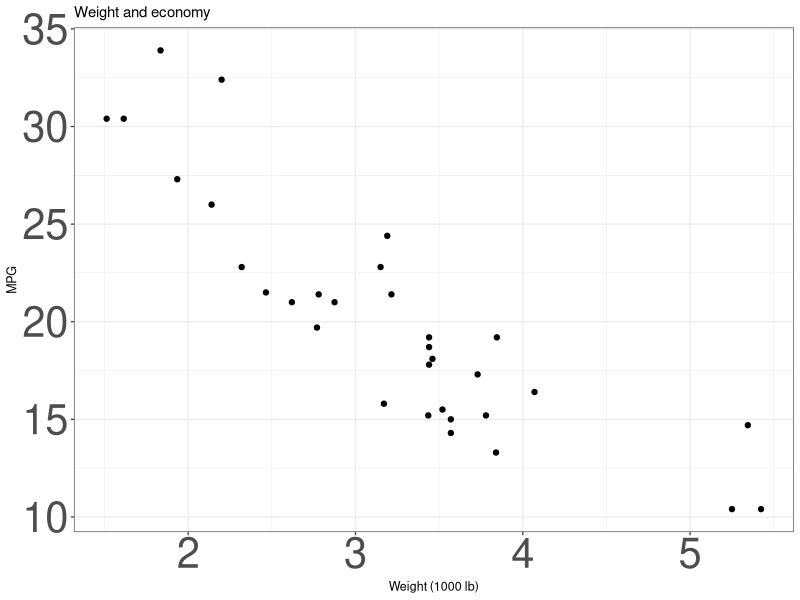
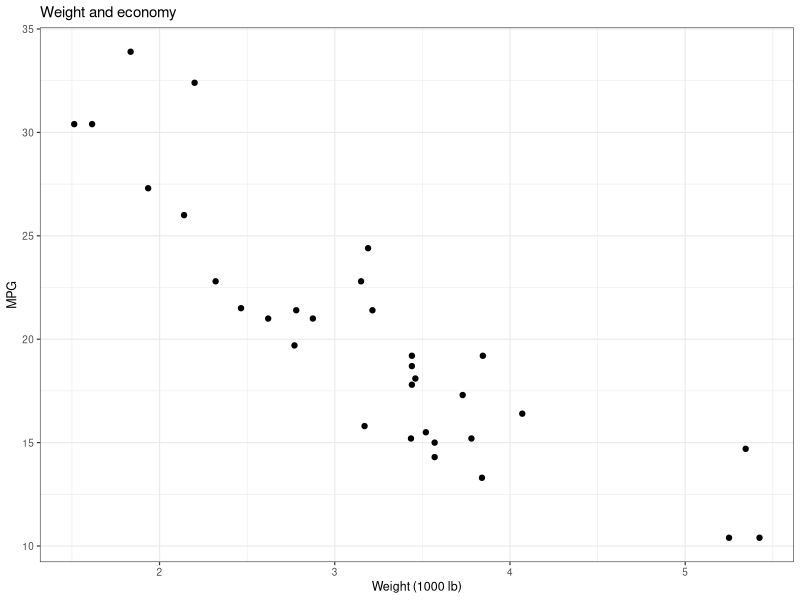

These charts were generated, in order, by the following R code:
library(ggplot2)

p <- ggplot(mtcars, aes(wt, mpg)) + geom_point() +
  labs(title = "Weight and economy", x = "Weight (1000 lb)", y = "MPG") +
  theme_bw(base_size = 9)
print(p + theme(axis.text = element_text(size = 30)))
ggsave("figure.png", p, width = 7, height = 5)
